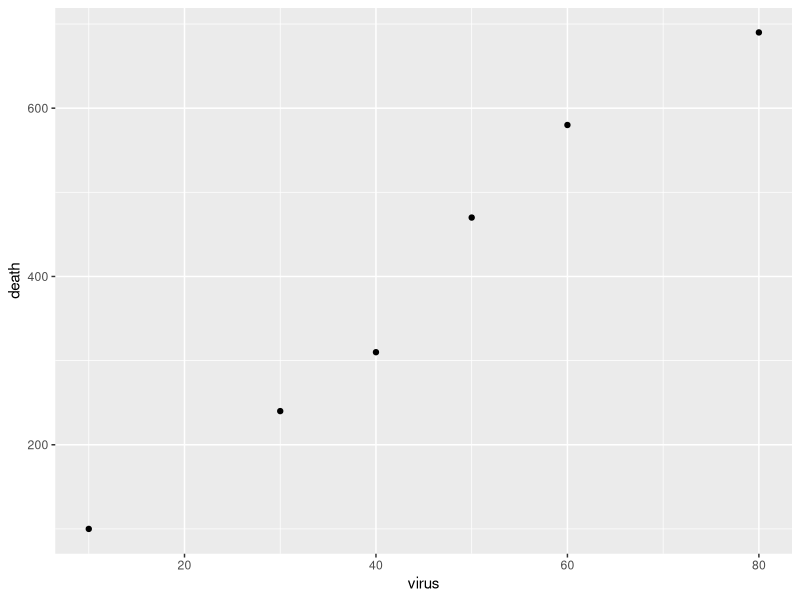
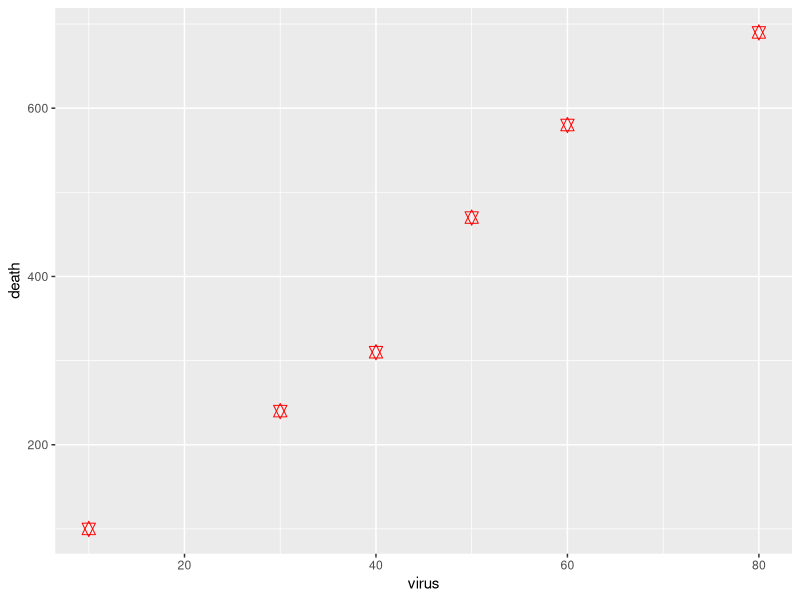
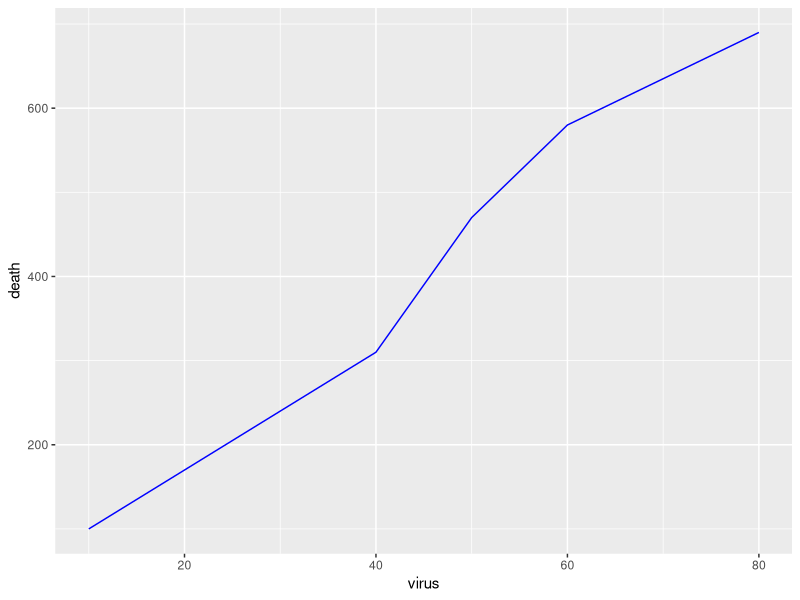
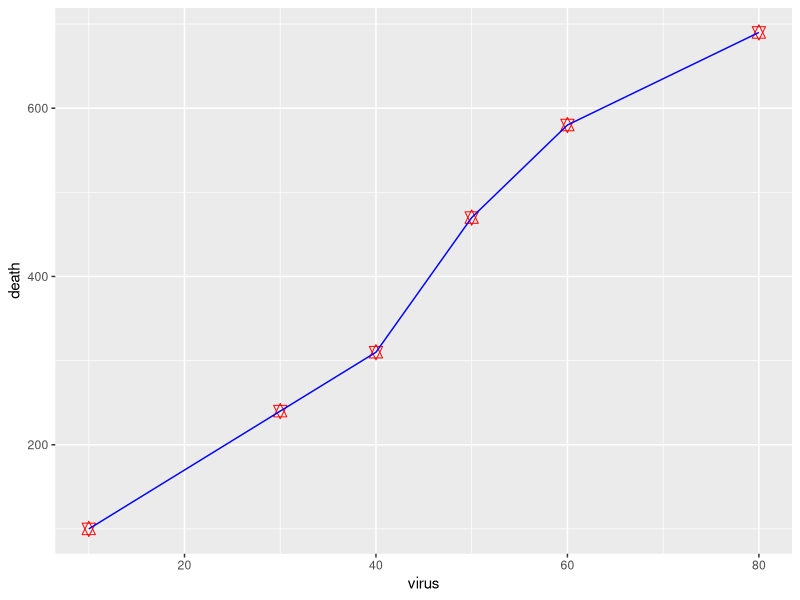
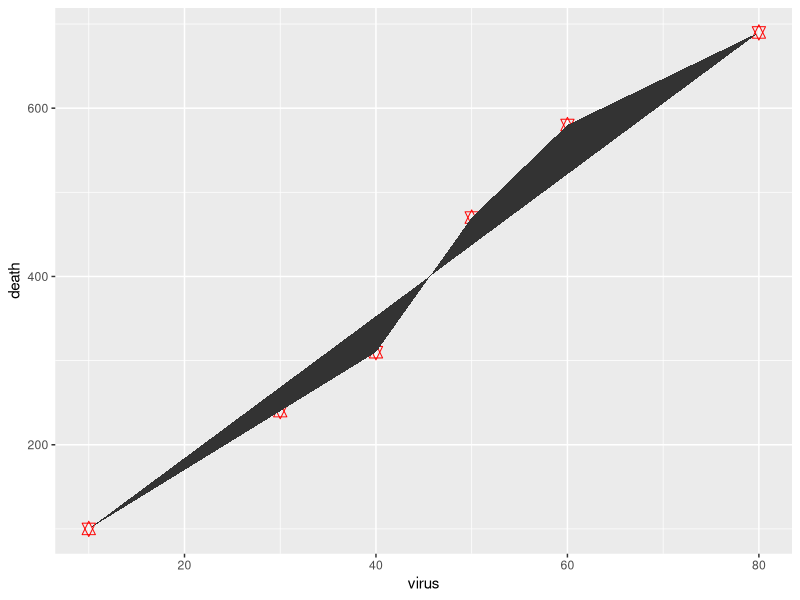

These charts were generated, in order, by the following R code:
# Now we use a new package "ggplot2"
install.packages("ggplot2")

library(ggplot2)

# We are going to create the dataframe, by building two arrays
virus <- c(10, 30, 40, 50, 60, 80)
death <- c(100, 240, 310, 470, 580, 690)
# We want this two arrays in a table. A table is a dataframe, and there is a function that allows us to create one
# We assign the dataframe to a variable
d <- data.frame(virus, death)

# If we want, in example, to see some statistical data of our dataframe we do so
summary(d)

# Now we use ggplot2
# We use the function "ggplot()", which needs the data and the aesthetics of the graph
# We have to say also the geometry of our space, so we use the function "geom_point()", because we want points
ggplot(d, aes(x=virus, y=death)) + geom_point()
# Note that in R you can add two function togheter using "+"

# If we want to change grafic things to make it more fancy we should say it to "geom_point()"
ggplot(d, aes(x=virus, y=death)) + geom_point(size=3, col="red", pch=11)

# As an example we can use "geom_line()", that connects our points
ggplot(d, aes(x=virus, y=death)) + geom_line(col="blue")

# You can also use more than two function at once
ggplot(d, aes(x=virus, y=death)) + geom_point(size=3, col="red", pch=11) + geom_line(col="blue")

# Instead of using lines we can use polygons to connect our points, here is no sense but we do it using "geom_polygon()"
ggplot(d, aes(x=virus, y=death)) + geom_point(size=3, col="red", pch=11) + geom_polygon()
